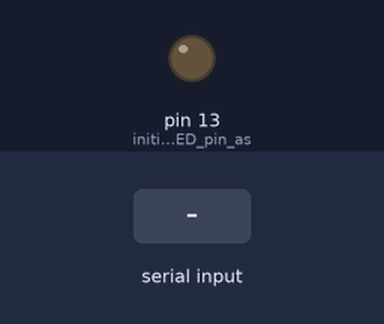
Recording of a sketch running on a simulated Arduino Uno, built with avr-gcc and run on an emulated ATmega328P. Parts: output pins drawn as LEDs (lit = HIGH). The test bench sets the inputs (shaded band).

Above: at 1.2 s.
1.3 s: "1" received over Serial
At 2.2 s:
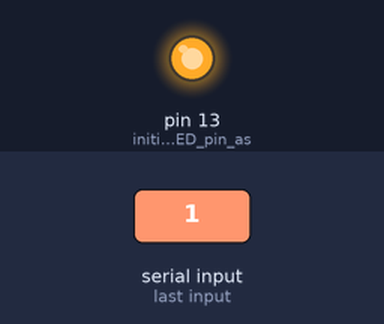
2.8 s: "0" received over Serial
At 3.3 s:
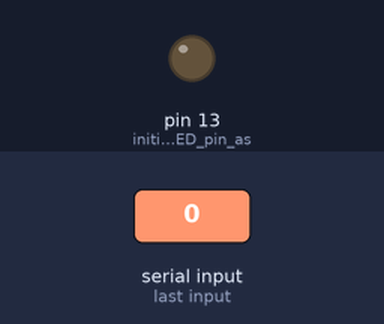
Timing chart, 0 to 5.8 s (numbered marks = the images above; inputs shaded):
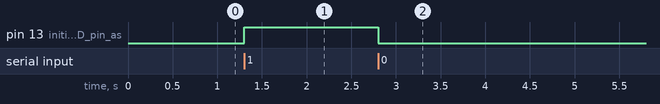

Measured:
- after the input at 1.3 s, pin 13 (initialize_the_LED_pin_as): LOW → HIGH at once
- after the input at 2.8 s, pin 13 (initialize_the_LED_pin_as): HIGH → LOW at once

The sketch:

Arduino_code.ino
```cpp
char inByte;  // initialize the variable inByte

void setup() {

  pinMode(13, OUTPUT);  // initialize the LED pin as an output
  Serial.begin(9600);  // set serial monitor to same speed
}

void loop() {

   if (Serial.available()>0) {  // check if any data received
    inByte = Serial.read(); // yes, so read it from incoming buffer
    if (inByte == '1'){
    digitalWrite(13, HIGH);
  }
 else {
    digitalWrite(13,LOW);
    }
  }

}
```
